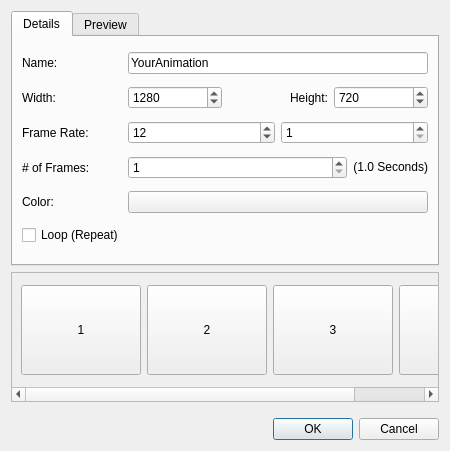
<?xml version="1.0" encoding="UTF-8"?>
<ui version="4.0">
 <class>Dialog</class>
 <widget class="QDialog" name="Dialog">
  <property name="geometry">
   <rect>
    <x>0</x>
    <y>0</y>
    <width>450</width>
    <height>451</height>
   </rect>
  </property>
  <property name="windowTitle">
   <string>Animation</string>
  </property>
  <property name="windowIcon">
   <iconset>
    <normaloff>../../images/openshot.svg</normaloff>../../images/openshot.svg</iconset>
  </property>
  <property name="autoFillBackground">
   <bool>false</bool>
  </property>
  <layout class="QGridLayout" name="gridLayout">
   <item row="4" column="0">
    <widget class="QDialogButtonBox" name="buttonBox">
     <property name="standardButtons">
      <set>QDialogButtonBox::Cancel|QDialogButtonBox::Ok</set>
     </property>
    </widget>
   </item>
   <item row="0" column="0">
    <layout class="QVBoxLayout" name="verticalLayout_2">
     <property name="topMargin">
      <number>0</number>
     </property>
     <property name="bottomMargin">
      <number>10</number>
     </property>
     <item>
      <widget class="QTabWidget" name="tabWidget">
       <property name="currentIndex">
        <number>0</number>
       </property>
       <widget class="QWidget" name="tabDetails">
        <attribute name="title">
         <string>Details</string>
        </attribute>
        <layout class="QGridLayout" name="gridLayout_3">
         <item row="5" column="0">
          <layout class="QHBoxLayout" name="horizontalLayout_8">
           <item>
            <widget class="QCheckBox" name="chkLoop">
             <property name="sizePolicy">
              <sizepolicy hsizetype="Expanding" vsizetype="Fixed">
               <horstretch>0</horstretch>
               <verstretch>0</verstretch>
              </sizepolicy>
             </property>
             <property name="text">
              <string>Loop (Repeat)</string>
             </property>
            </widget>
           </item>
          </layout>
         </item>
         <item row="3" column="0">
          <layout class="QHBoxLayout" name="horizontalLayout_7">
           <item>
            <widget class="QLabel" name="lblLength">
             <property name="minimumSize">
              <size>
               <width>100</width>
               <height>0</height>
              </size>
             </property>
             <property name="text">
              <string># of Frames:</string>
             </property>
            </widget>
           </item>
           <item>
            <widget class="QSpinBox" name="txtLength">
             <property name="sizePolicy">
              <sizepolicy hsizetype="Expanding" vsizetype="Fixed">
               <horstretch>0</horstretch>
               <verstretch>0</verstretch>
              </sizepolicy>
             </property>
             <property name="specialValueText">
              <string notr="true"/>
             </property>
             <property name="suffix">
              <string notr="true"/>
             </property>
             <property name="prefix">
              <string notr="true"/>
             </property>
             <property name="minimum">
              <number>1</number>
             </property>
             <property name="maximum">
              <number>1000</number>
             </property>
            </widget>
           </item>
           <item>
            <widget class="QLabel" name="label">
             <property name="sizePolicy">
              <sizepolicy hsizetype="Minimum" vsizetype="Fixed">
               <horstretch>0</horstretch>
               <verstretch>0</verstretch>
              </sizepolicy>
             </property>
             <property name="minimumSize">
              <size>
               <width>0</width>
               <height>0</height>
              </size>
             </property>
             <property name="text">
              <string notr="true">(1.0 Seconds)</string>
             </property>
             <property name="alignment">
              <set>Qt::AlignRight|Qt::AlignTrailing|Qt::AlignVCenter</set>
             </property>
            </widget>
           </item>
          </layout>
         </item>
         <item row="0" column="0">
          <layout class="QHBoxLayout" name="horizontalLayout_4">
           <item>
            <widget class="QLabel" name="lblName">
             <property name="minimumSize">
              <size>
               <width>100</width>
               <height>0</height>
              </size>
             </property>
             <property name="text">
              <string>Name:</string>
             </property>
            </widget>
           </item>
           <item>
            <widget class="QLineEdit" name="txtName">
             <property name="text">
              <string>YourAnimation</string>
             </property>
            </widget>
           </item>
          </layout>
         </item>
         <item row="2" column="0">
          <layout class="QHBoxLayout" name="horizontalLayout_14">
           <item>
            <widget class="QLabel" name="lblFrameRate">
             <property name="minimumSize">
              <size>
               <width>100</width>
               <height>0</height>
              </size>
             </property>
             <property name="text">
              <string>Frame Rate:</string>
             </property>
            </widget>
           </item>
           <item>
            <widget class="QSpinBox" name="txtFrameRateNum">
             <property name="sizePolicy">
              <sizepolicy hsizetype="Expanding" vsizetype="Fixed">
               <horstretch>0</horstretch>
               <verstretch>0</verstretch>
              </sizepolicy>
             </property>
             <property name="specialValueText">
              <string notr="true"/>
             </property>
             <property name="suffix">
              <string notr="true"/>
             </property>
             <property name="prefix">
              <string notr="true"/>
             </property>
             <property name="minimum">
              <number>1</number>
             </property>
             <property name="maximum">
              <number>99999</number>
             </property>
             <property name="value">
              <number>12</number>
             </property>
            </widget>
           </item>
           <item>
            <widget class="QSpinBox" name="txtFrameRateDen">
             <property name="sizePolicy">
              <sizepolicy hsizetype="Expanding" vsizetype="Fixed">
               <horstretch>0</horstretch>
               <verstretch>0</verstretch>
              </sizepolicy>
             </property>
             <property name="specialValueText">
              <string notr="true"/>
             </property>
             <property name="suffix">
              <string notr="true"/>
             </property>
             <property name="prefix">
              <string notr="true"/>
             </property>
             <property name="minimum">
              <number>1</number>
             </property>
             <property name="maximum">
              <number>9999</number>
             </property>
            </widget>
           </item>
          </layout>
         </item>
         <item row="1" column="0">
          <layout class="QHBoxLayout" name="horizontalLayout_6">
           <item>
            <widget class="QLabel" name="lblWidth">
             <property name="minimumSize">
              <size>
               <width>100</width>
               <height>0</height>
              </size>
             </property>
             <property name="text">
              <string>Width:</string>
             </property>
            </widget>
           </item>
           <item>
            <widget class="QSpinBox" name="txtWidth">
             <property name="sizePolicy">
              <sizepolicy hsizetype="Expanding" vsizetype="Fixed">
               <horstretch>0</horstretch>
               <verstretch>0</verstretch>
              </sizepolicy>
             </property>
             <property name="specialValueText">
              <string notr="true"/>
             </property>
             <property name="suffix">
              <string notr="true"/>
             </property>
             <property name="prefix">
              <string notr="true"/>
             </property>
             <property name="maximum">
              <number>9999</number>
             </property>
             <property name="value">
              <number>1280</number>
             </property>
            </widget>
           </item>
           <item>
            <widget class="QLabel" name="lblFileName_4">
             <property name="minimumSize">
              <size>
               <width>100</width>
               <height>0</height>
              </size>
             </property>
             <property name="text">
              <string>Height:</string>
             </property>
             <property name="alignment">
              <set>Qt::AlignRight|Qt::AlignTrailing|Qt::AlignVCenter</set>
             </property>
            </widget>
           </item>
           <item>
            <widget class="QSpinBox" name="txtHeight">
             <property name="sizePolicy">
              <sizepolicy hsizetype="Expanding" vsizetype="Fixed">
               <horstretch>0</horstretch>
               <verstretch>0</verstretch>
              </sizepolicy>
             </property>
             <property name="specialValueText">
              <string notr="true"/>
             </property>
             <property name="suffix">
              <string notr="true"/>
             </property>
             <property name="prefix">
              <string notr="true"/>
             </property>
             <property name="maximum">
              <number>9999</number>
             </property>
             <property name="value">
              <number>720</number>
             </property>
            </widget>
           </item>
          </layout>
         </item>
         <item row="4" column="0">
          <layout class="QHBoxLayout" name="horizontalLayout_9">
           <item>
            <widget class="QLabel" name="lblColor">
             <property name="minimumSize">
              <size>
               <width>100</width>
               <height>0</height>
              </size>
             </property>
             <property name="text">
              <string>Color:</string>
             </property>
            </widget>
           </item>
           <item>
            <widget class="QPushButton" name="btnColor">
             <property name="sizePolicy">
              <sizepolicy hsizetype="Expanding" vsizetype="Fixed">
               <horstretch>0</horstretch>
               <verstretch>0</verstretch>
              </sizepolicy>
             </property>
             <property name="text">
              <string/>
             </property>
            </widget>
           </item>
          </layout>
         </item>
        </layout>
       </widget>
       <widget class="QWidget" name="tabPreview">
        <attribute name="title">
         <string>Preview</string>
        </attribute>
        <layout class="QGridLayout" name="gridLayout_2">
         <item row="0" column="0">
          <layout class="QHBoxLayout" name="horizontalLayout">
           <item>
            <layout class="QVBoxLayout" name="verticalLayout">
             <item>
              <widget class="QLabel" name="lblPreview">
               <property name="sizePolicy">
                <sizepolicy hsizetype="Expanding" vsizetype="Expanding">
                 <horstretch>0</horstretch>
                 <verstretch>0</verstretch>
                </sizepolicy>
               </property>
               <property name="minimumSize">
                <size>
                 <width>0</width>
                 <height>160</height>
                </size>
               </property>
               <property name="styleSheet">
                <string notr="true">background-color: #000000;</string>
               </property>
               <property name="text">
                <string/>
               </property>
              </widget>
             </item>
             <item>
              <layout class="QHBoxLayout" name="horizontalLayout_3">
               <item>
                <widget class="QPushButton" name="btnPlay">
                 <property name="text">
                  <string/>
                 </property>
                 <property name="icon">
                  <iconset theme="media-playback-start">
                   <normaloff/>
                  </iconset>
                 </property>
                 <property name="checkable">
                  <bool>true</bool>
                 </property>
                </widget>
               </item>
               <item>
                <widget class="QSlider" name="sliderVideo">
                 <property name="tracking">
                  <bool>true</bool>
                 </property>
                 <property name="orientation">
                  <enum>Qt::Horizontal</enum>
                 </property>
                </widget>
               </item>
               <item>
                <widget class="QLabel" name="lblVideoTime">
                 <property name="text">
                  <string>00:00:00:1</string>
                 </property>
                </widget>
               </item>
              </layout>
             </item>
            </layout>
           </item>
          </layout>
         </item>
        </layout>
       </widget>
      </widget>
     </item>
     <item>
      <widget class="QScrollArea" name="scrollFrames">
       <property name="sizePolicy">
        <sizepolicy hsizetype="Expanding" vsizetype="Preferred">
         <horstretch>0</horstretch>
         <verstretch>0</verstretch>
        </sizepolicy>
       </property>
       <property name="minimumSize">
        <size>
         <width>0</width>
         <height>130</height>
        </size>
       </property>
       <property name="verticalScrollBarPolicy">
        <enum>Qt::ScrollBarAlwaysOff</enum>
       </property>
       <property name="widgetResizable">
        <bool>true</bool>
       </property>
       <widget class="QWidget" name="scrollAreaWidgetContents">
        <property name="geometry">
         <rect>
          <x>0</x>
          <y>0</y>
          <width>516</width>
          <height>112</height>
         </rect>
        </property>
        <layout class="QHBoxLayout" name="horizontalLayout_10">
         <property name="topMargin">
          <number>9</number>
         </property>
         <property name="bottomMargin">
          <number>9</number>
         </property>
         <item>
          <widget class="QPushButton" name="btnFrame1">
           <property name="sizePolicy">
            <sizepolicy hsizetype="Fixed" vsizetype="Fixed">
             <horstretch>0</horstretch>
             <verstretch>0</verstretch>
            </sizepolicy>
           </property>
           <property name="minimumSize">
            <size>
             <width>120</width>
             <height>90</height>
            </size>
           </property>
           <property name="autoFillBackground">
            <bool>false</bool>
           </property>
           <property name="styleSheet">
            <string notr="true"/>
           </property>
           <property name="text">
            <string notr="true">1</string>
           </property>
          </widget>
         </item>
         <item>
          <widget class="QPushButton" name="btnFrame2">
           <property name="sizePolicy">
            <sizepolicy hsizetype="Fixed" vsizetype="Fixed">
             <horstretch>0</horstretch>
             <verstretch>0</verstretch>
            </sizepolicy>
           </property>
           <property name="minimumSize">
            <size>
             <width>120</width>
             <height>90</height>
            </size>
           </property>
           <property name="text">
            <string notr="true">2</string>
           </property>
          </widget>
         </item>
         <item>
          <widget class="QPushButton" name="btnFrame3">
           <property name="sizePolicy">
            <sizepolicy hsizetype="Fixed" vsizetype="Fixed">
             <horstretch>0</horstretch>
             <verstretch>0</verstretch>
            </sizepolicy>
           </property>
           <property name="minimumSize">
            <size>
             <width>120</width>
             <height>90</height>
            </size>
           </property>
           <property name="text">
            <string notr="true">3</string>
           </property>
          </widget>
         </item>
         <item>
          <widget class="QPushButton" name="btnFrame4">
           <property name="sizePolicy">
            <sizepolicy hsizetype="Fixed" vsizetype="Fixed">
             <horstretch>0</horstretch>
             <verstretch>0</verstretch>
            </sizepolicy>
           </property>
           <property name="minimumSize">
            <size>
             <width>120</width>
             <height>90</height>
            </size>
           </property>
           <property name="text">
            <string notr="true">4</string>
           </property>
          </widget>
         </item>
        </layout>
       </widget>
      </widget>
     </item>
    </layout>
   </item>
  </layout>
 </widget>
 <resources/>
 <connections>
  <connection>
   <sender>buttonBox</sender>
   <signal>accepted()</signal>
   <receiver>Dialog</receiver>
   <slot>accept()</slot>
   <hints>
    <hint type="sourcelabel">
     <x>224</x>
     <y>428</y>
    </hint>
    <hint type="destinationlabel">
     <x>224</x>
     <y>225</y>
    </hint>
   </hints>
  </connection>
  <connection>
   <sender>buttonBox</sender>
   <signal>rejected()</signal>
   <receiver>Dialog</receiver>
   <slot>reject()</slot>
   <hints>
    <hint type="sourcelabel">
     <x>224</x>
     <y>428</y>
    </hint>
    <hint type="destinationlabel">
     <x>224</x>
     <y>225</y>
    </hint>
   </hints>
  </connection>
 </connections>
</ui>
